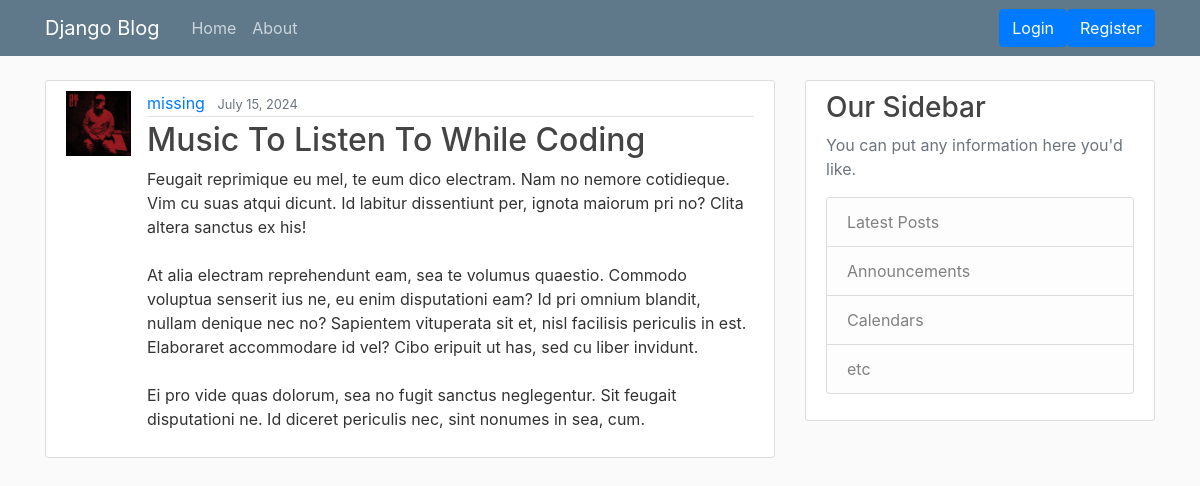
Page /post/25/ on the committed database.
### blog/models.py (models this page shows, shortened)
class Post(models.Model):
    title = models.CharField(max_length=100)
    content = models.TextField()
    date_posted = models.DateTimeField(default=timezone.now)
    author = models.ForeignKey(User, on_delete=models.CASCADE)

### users/models.py (models this page shows, shortened)
class Profile(models.Model):
    user = models.OneToOneField(User, on_delete=models.CASCADE)
    image = models.ImageField(default='default.jpg', upload_to='profile_pics')

### blog/views.py (the view)
# urls.py: path('post/<int:pk>/', PostDetailView.as_view(), name='post-detail'),
class PostDetailView(DetailView):
    model = Post

### blog/templates/blog/post_detail.html (shortened to what this page needs)
{% extends "blog/base.html" %}
{% block content %}
    <article class="media content-section">
        <img class="rounded-cirle article-img" src="{{ object.author.profile.image.url }}"/>
        <div class="media-body">
            <div class="article-metadata">
                <a class="mr-2" href="{% url 'user-posts' object.author.username %}">{{ object.author }}</a>
                <small class="text-muted">{{ object.date_posted|date:"F d, Y" }}</small>
            </div>
            <h2 class="article-title">{{ object.title }}</h2>
            <p class="article-content">{{ object.content }}</p>
        </div>
    </article>
{% endblock content %}

### blog/static/blog/main.css (style rules this page uses)
body { background: #fafafa; color: #333333; margin-top: 5rem; }
h1, h2, h3, h4, h5, h6 { color: #444444; }
.content-section { background: #ffffff; padding: 10px 20px; border: 1px solid #dddddd; border-radius: 3px; margin-bottom: 20px; }
.article-title { color: #444444; }
.article-content { white-space: pre-line; }
.article-img { height: 65px; width: 65px; margin-right: 16px; }
.article-metadata { padding-bottom: 1px; margin-bottom: 4px; border-bottom: 1px solid #e3e3e3 }

### rows in the picture
Post: author.profile.image (placeholder picture), author "missing", date_posted "July 15, 2024", title "Music To Listen To While Coding", content "Feugait reprimique eu mel, te eum dico electram. Nam no nemore cotidieque. Vim cu suas atqui dicunt. Id labitur dissentiunt per, ignota maiorum pri no? Clita altera sanctus ex his! At alia electram reprehendunt eam, sea te volumus quaestio. Commodo voluptua senserit ius ne, eu enim disputationi eam? Id pri omnium blandit, nullam denique nec no? Sapientem vituperata sit et, nisl facilisis periculis in est. Elaboraret accommodare id vel? Cibo eripuit ut has, sed cu liber invidunt. Ei pro vide quas dolorum, sea no fugit sanctus neglegentur. Sit feugait disputationi ne. Id diceret periculis nec, sint nonumes in sea, cum."
